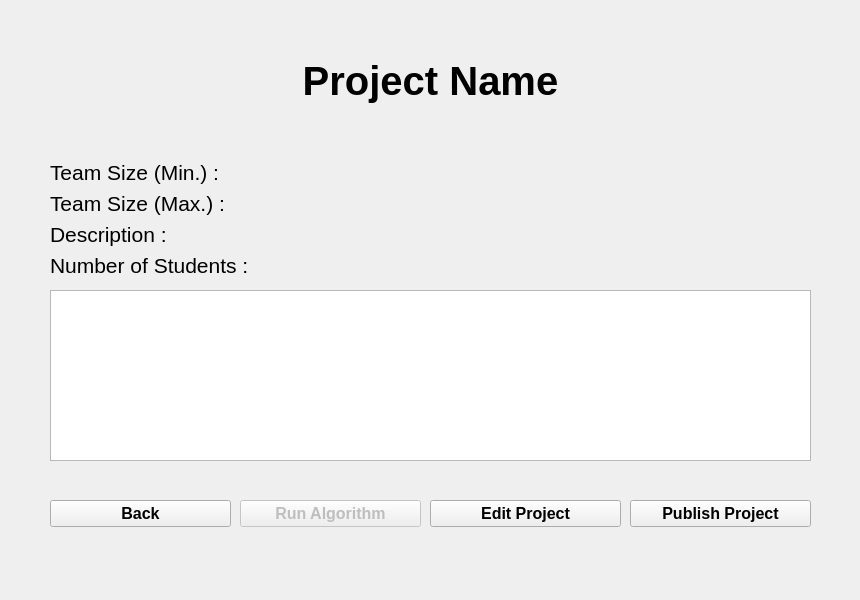
<?xml version="1.0" encoding="UTF-8"?>
<ui version="4.0">
 <class>ProjectPage</class>
 <widget class="QWidget" name="ProjectPage">
  <property name="geometry">
   <rect>
    <x>0</x>
    <y>0</y>
    <width>860</width>
    <height>600</height>
   </rect>
  </property>
  <property name="windowTitle">
   <string>Form</string>
  </property>
  <widget class="QPushButton" name="pushButton_2">
   <property name="enabled">
    <bool>false</bool>
   </property>
   <property name="geometry">
    <rect>
     <x>240</x>
     <y>500</y>
     <width>181</width>
     <height>27</height>
    </rect>
   </property>
   <property name="font">
    <font>
     <pointsize>12</pointsize>
     <weight>75</weight>
     <bold>true</bold>
    </font>
   </property>
   <property name="inputMethodHints">
    <set>Qt::ImhNone</set>
   </property>
   <property name="text">
    <string>Run Algorithm</string>
   </property>
  </widget>
  <widget class="QPushButton" name="pushButton_3">
   <property name="geometry">
    <rect>
     <x>630</x>
     <y>500</y>
     <width>181</width>
     <height>27</height>
    </rect>
   </property>
   <property name="font">
    <font>
     <pointsize>12</pointsize>
     <weight>75</weight>
     <bold>true</bold>
    </font>
   </property>
   <property name="text">
    <string>Publish Project</string>
   </property>
  </widget>
  <widget class="QWidget" name="formLayoutWidget">
   <property name="geometry">
    <rect>
     <x>50</x>
     <y>160</y>
     <width>761</width>
     <height>121</height>
    </rect>
   </property>
   <layout class="QFormLayout" name="formLayout">
    <property name="fieldGrowthPolicy">
     <enum>QFormLayout::AllNonFixedFieldsGrow</enum>
    </property>
    <item row="1" column="0">
     <widget class="QLabel" name="maxTeamSizeLabel">
      <property name="font">
       <font>
        <pointsize>16</pointsize>
       </font>
      </property>
      <property name="text">
       <string>Team Size (Max.) :</string>
      </property>
     </widget>
    </item>
    <item row="1" column="1">
     <widget class="QLabel" name="maxTeamSize">
      <property name="font">
       <font>
        <pointsize>16</pointsize>
       </font>
      </property>
      <property name="text">
       <string/>
      </property>
     </widget>
    </item>
    <item row="2" column="0">
     <widget class="QLabel" name="descriptionLabel">
      <property name="font">
       <font>
        <pointsize>16</pointsize>
       </font>
      </property>
      <property name="text">
       <string>Description :</string>
      </property>
     </widget>
    </item>
    <item row="2" column="1">
     <widget class="QLabel" name="description">
      <property name="font">
       <font>
        <pointsize>16</pointsize>
       </font>
      </property>
      <property name="text">
       <string/>
      </property>
     </widget>
    </item>
    <item row="3" column="1">
     <widget class="QLabel" name="numOfStudents">
      <property name="font">
       <font>
        <pointsize>16</pointsize>
       </font>
      </property>
      <property name="text">
       <string/>
      </property>
     </widget>
    </item>
    <item row="3" column="0">
     <widget class="QLabel" name="numOfStudentsLabel">
      <property name="font">
       <font>
        <pointsize>16</pointsize>
       </font>
      </property>
      <property name="text">
       <string>Number of Students :</string>
      </property>
     </widget>
    </item>
    <item row="0" column="0">
     <widget class="QLabel" name="minTeamSizeLabel">
      <property name="font">
       <font>
        <pointsize>16</pointsize>
        <weight>50</weight>
        <bold>false</bold>
       </font>
      </property>
      <property name="text">
       <string>Team Size (Min.) :</string>
      </property>
     </widget>
    </item>
    <item row="0" column="1">
     <widget class="QLabel" name="minTeamSize">
      <property name="font">
       <font>
        <pointsize>16</pointsize>
       </font>
      </property>
      <property name="text">
       <string/>
      </property>
     </widget>
    </item>
   </layout>
  </widget>
  <widget class="QPushButton" name="pushButton">
   <property name="geometry">
    <rect>
     <x>50</x>
     <y>500</y>
     <width>181</width>
     <height>27</height>
    </rect>
   </property>
   <property name="font">
    <font>
     <pointsize>12</pointsize>
     <weight>75</weight>
     <bold>true</bold>
    </font>
   </property>
   <property name="text">
    <string>Back</string>
   </property>
  </widget>
  <widget class="QPushButton" name="pushButton_4">
   <property name="geometry">
    <rect>
     <x>430</x>
     <y>500</y>
     <width>191</width>
     <height>27</height>
    </rect>
   </property>
   <property name="font">
    <font>
     <pointsize>12</pointsize>
     <weight>75</weight>
     <bold>true</bold>
    </font>
   </property>
   <property name="text">
    <string>Edit Project</string>
   </property>
  </widget>
  <widget class="QWidget" name="verticalLayoutWidget_2">
   <property name="geometry">
    <rect>
     <x>50</x>
     <y>10</y>
     <width>761</width>
     <height>141</height>
    </rect>
   </property>
   <layout class="QVBoxLayout" name="verticalLayout_3">
    <item>
     <widget class="QLabel" name="projectNameLabel">
      <property name="font">
       <font>
        <pointsize>30</pointsize>
        <weight>75</weight>
        <bold>true</bold>
       </font>
      </property>
      <property name="text">
       <string>Project Name</string>
      </property>
      <property name="alignment">
       <set>Qt::AlignCenter</set>
      </property>
     </widget>
    </item>
   </layout>
  </widget>
  <widget class="QTableWidget" name="studentsInProjectTable">
   <property name="geometry">
    <rect>
     <x>50</x>
     <y>290</y>
     <width>761</width>
     <height>171</height>
    </rect>
   </property>
  </widget>
 </widget>
 <resources/>
 <connections/>
</ui>
